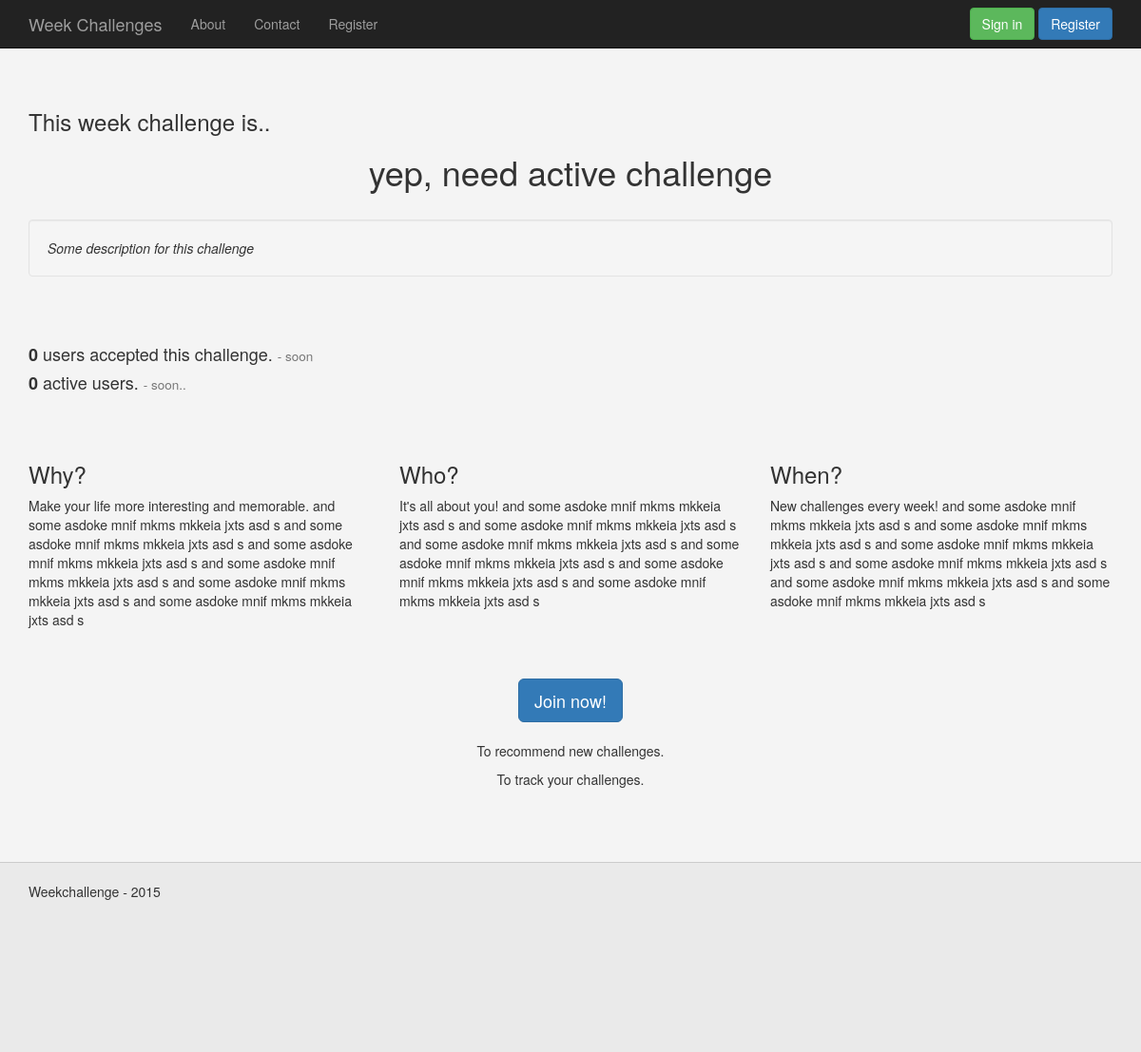
The app's page /, older data.
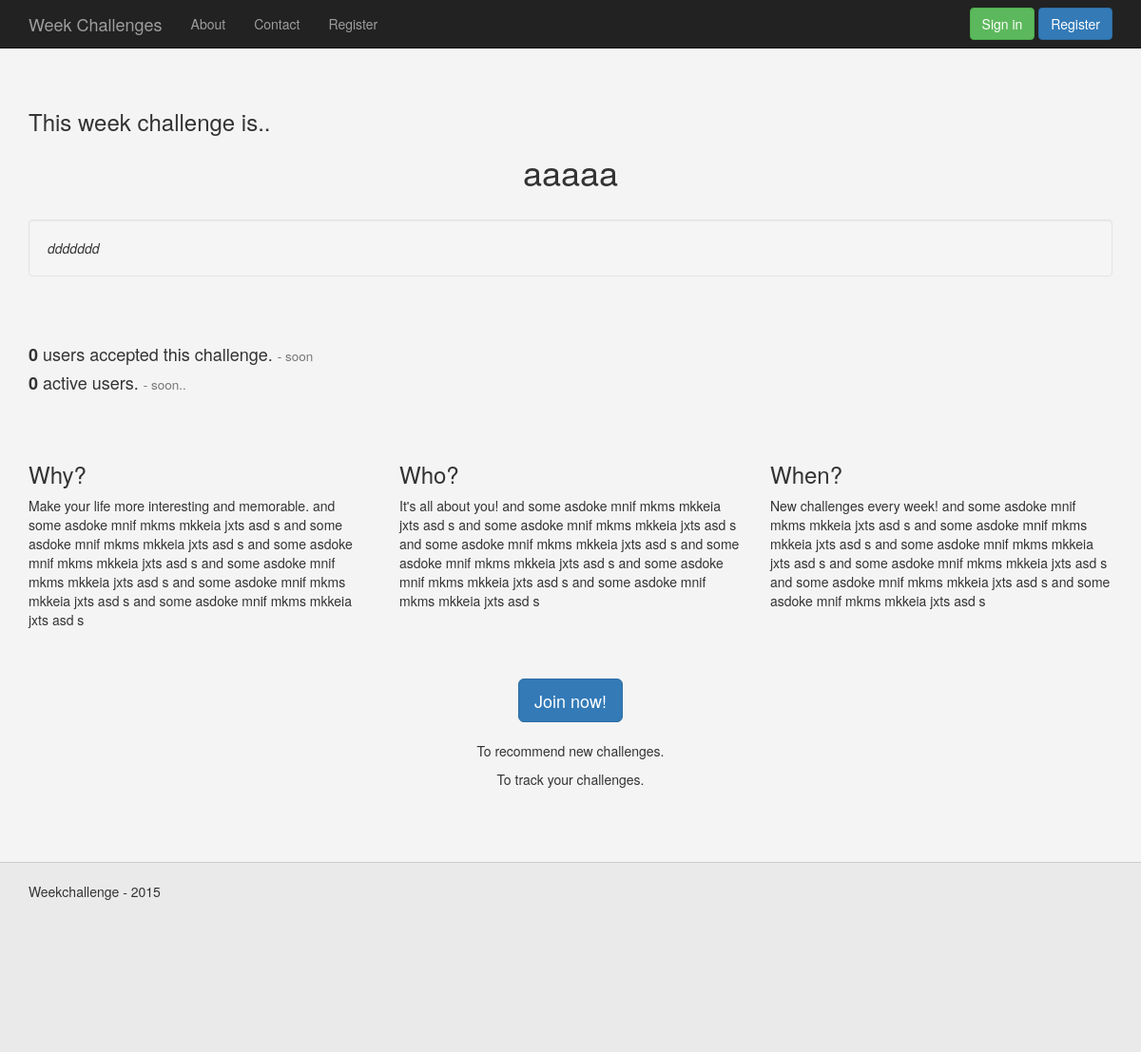
The same page, newer data.
### WeekChallenge/models.py (models this page shows, shortened)
class Challenge(models.Model):
    title = models.CharField(max_length=150)
    description = models.CharField(max_length=5000)
    user_id = models.IntegerField(default=0)
    username = models.CharField(max_length=75)
    state = models.IntegerField(default=0)
    accept_count = models.IntegerField(default=0)
    date = models.DateTimeField('date added')

### WeekChallenge/views.py (the view)
# urls.py: url(r'^$', views.index, name='index'),
def index(request):
    select_challenge = Challenge.objects.filter(state=2)[:1]
    context = {'select_challenge': select_challenge}
    return render(request, 'WeekChallenge/index.html', context)

### WeekChallenge/templates/WeekChallenge/index.html (shortened to what this page needs)
<!DOCTYPE HTML>
<html>
<head>
    {% load staticfiles %}
    <link rel="stylesheet" type="text/css" href="{% static 'WeekChallenge/bootstrap/css/bootstrap.min.css' %}">
    <link rel="stylesheet" type="text/css" href="{% static 'WeekChallenge/css/style.css' %}">
</head>
<body>
    {% include "WeekChallenge/base/navigation_bar.html" %}
    <div class="wrap">
        <div class="container">
            {% for c in select_challenge %}
                <div class="row">
                    <div class="col-md-12">
                        <h3>This week challenge is..</h3>
                        <center>
                            <h1>{{ c.title }}</h1>
                        </center>
                        <br>
                        <i>
                            <div class="well">
                                {{ c.description }}
                            </div>
                        </i>
                    </div>
                </div>
                <div class="row">
                    <div class="col-md-9">
                        <h4><b>{{ c.accept_count }}</b> users accepted this challenge. <small> - soon</small></h4>
                        <h4><b>0</b> active users. <small> - soon..</small></h4>
                    </div>
                    <div class="col-md-3">
                    </div>
                </div>
            {% endfor %}
            <div class="row">
                <div class="col-md-4">
                        <h3>Why?</h3>
                        <p>Make your life more interesting and memorable. and some asdoke mnif mkms mkkeia jxts asd s
                            and some asdoke mnif mkms mkkeia jxts asd s and some asdoke mnif mkms mkkeia jxts asd s
                            and some asdoke mnif mkms mkkeia jxts asd s and some asdoke mnif mkms mkkeia jxts asd s
                            and some asdoke mnif mkms mkkeia jxts asd s
                        </p>
                </div>
                <div class="col-md-4">
                       <h3>Who?</h3>
                        <p>It's all about you! and some asdoke mnif mkms mkkeia jxts asd s
                            and some asdoke mnif mkms mkkeia jxts asd s and some asdoke mnif mkms mkkeia jxts asd s
                            and some asdoke mnif mkms mkkeia jxts asd s and some asdoke mnif mkms mkkeia jxts asd s
                            and some asdoke mnif mkms mkkeia jxts asd s </p>
                </div>
                <div class="col-md-4">
                        <h3>When?</h3>
                        <p>New challenges every week! and some asdoke mnif mkms mkkeia jxts asd s
                            and some asdoke mnif mkms mkkeia jxts asd s and some asdoke mnif mkms mkkeia jxts asd s
                            and some asdoke mnif mkms mkkeia jxts asd s and some asdoke mnif mkms mkkeia jxts asd s
                            and some asdoke mnif mkms mkkeia jxts asd s </p>
                </div>
            </div>
            {% if user.is_authenticated %}
            {% else %}
                <div class="row">
                    <div class="col-md-12">
                        <center>
                            <a href="/register" class="btn btn-primary btn-lg">Join now!</a>
                            <br><br>
                            <p>To recommend new challenges.</p>
                            <p>To track your challenges.</p>
                        </center>
                    </div>
                </div>
            {% endif %}
        </div>
    </div>
    {% include "WeekChallenge/base/foot.html" %}
</body>
</html>

Row changes from the older to the newer data that the page shows:
no longer on this page (row edited): Challenge: title "yep, need active challenge", description "Some description for this challenge", accept_count "0"
now on this page (row edited): Challenge: title "aaaaa", description "ddddddd", accept_count "0"
